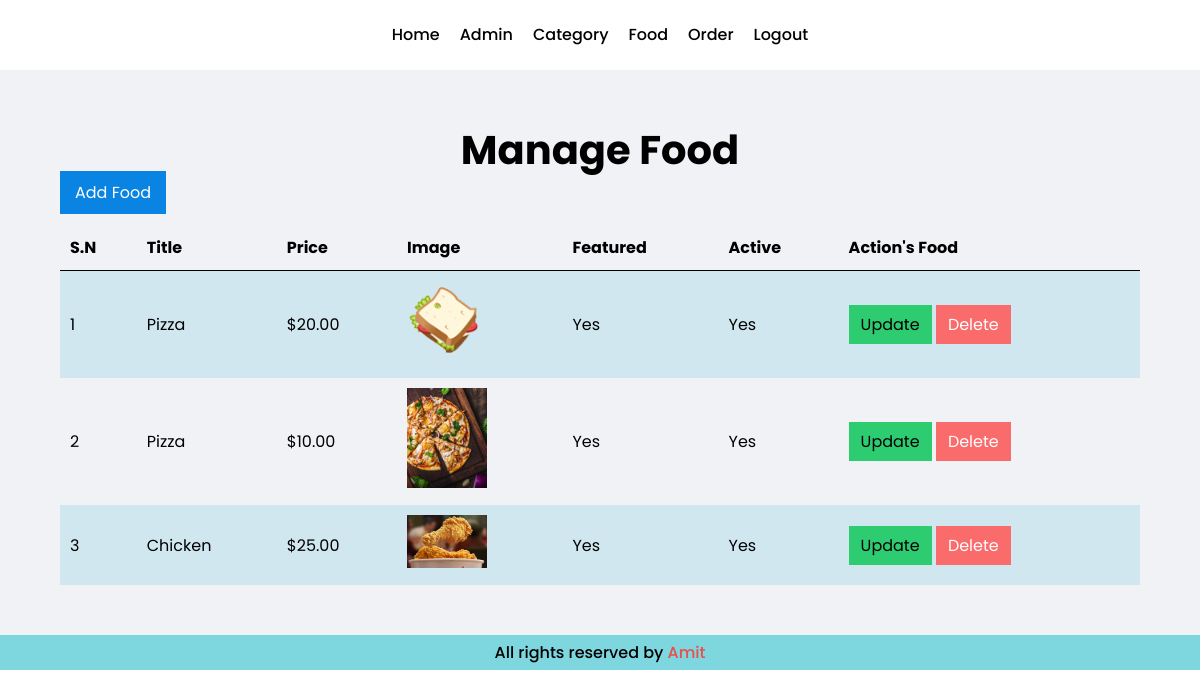
Screenshot of /admin/manage-food.php (signed in) with the database file from the repository.
### tables this page shows
CREATE TABLE `tbl_food` (
  `id` int(11) NOT NULL,
  `title` varchar(100) NOT NULL,
  `description` text NOT NULL,
  `price` decimal(10,2) NOT NULL,
  `image_name` varchar(255) NOT NULL,
  `category_id` int(10) UNSIGNED NOT NULL,
  `featured` varchar(10) NOT NULL,
  `active` varchar(10) NOT NULL
);

### admin/manage-food.php (the view, shortened to what this page needs)
<?php include_once('partials/header.php'); ?>
  <section class="main-content">
    <div class="container">
      <h1 class="text-center">Manage Food</h1>
      <a class="btn-primary" href="<?php echo SITEURL; ?>/admin/add-food.php">Add Food</a>
      <table class="tbl">
        <tr>
          <th>S.N</th>
          <th>Title</th>
          <th>Price</th>
          <th>Image</th>
          <th>Featured</th>
          <th>Active</th>
          <th>Action's Food</th>
        </tr>
        <?php
          $sql = mysqli_query($connection, "SELECT * FROM tbl_food");
          $sn = 1;
          while($rows = mysqli_fetch_assoc($sql)) :
            $id = $rows['id'];
            $title = $rows['title'];
            $price = $rows['price'];
            $image_name = $rows['image_name'];
            $featured = $rows['featured'];
            $active = $rows['active'];
          ?>
          <tr>
            <td><?php echo $sn++; ?></td>
            <td><?php echo $title; ?></td>
            <td><?php echo '$'.$price; ?></td>
            <td class="img-fit"><?php
              if($image_name != ""){
                ?>
                <img src="<?php echo SITEURL ?>/img/food/<?php echo $image_name; ?>" alt="">
                <?php
              }else{
                echo "Image Not Added Yet";
              }
            ?></td>
            <td><?php echo $featured ?></td>
            <td><?php echo $active; ?></td>
            <td>
              <a class="btn-success" href="<?php echo SITEURL; ?>/admin/update-food.php?id=<?php echo $id; ?>">Update</a>
              <a class="btn-danger" href="<?php echo SITEURL; ?>/admin/delete-food.php?id=<?php echo $id; ?> & image_name=<?php echo $image_name; ?>">Delete</a>
            </td>
          </tr>
          <?php endwhile; ?>
      </table>
    </div>
  </section>
  <?php include_once('partials/footer.php'); ?>

### css/admin.css (style rules this page uses)
* { margin: 0; padding: 0; font-family: 'Poppins', sans-serif; box-sizing: border-box; }
.container { max-width: 90%; margin: 0 auto; }
.text-center { text-align: center; }
.main-content { padding: 50px 0; background-color: #f1f2f6; }
.main-content h1 { font-size: 40px; }
.btn-primary { padding: 10px 15px; text-decoration: none; font-size: 16px; background-color: #0984e3; color: #ffffff; }
.btn-success { padding: 8px 12px; text-decoration: none; font-size: 16px; background-color: #2ecc71; color: #000000; }
.btn-danger { padding: 8px 12px; text-decoration: none; font-size: 16px; background-color: #fa6b6b; color: #ffffff; }
.tbl { border-collapse: collapse; width: 100%; margin-top: 20px; }
.tbl tr { margin-top: 20px; }
.tbl tr th { padding: 10px; text-align: left; border-bottom: 1px solid #000000; }
.tbl tr td { padding: 10px; text-align: left; }
.tbl tr:nth-child(even) { background-color: #82ccdd4a; }
.tbl .img-fit img { width: 80px; height: auto; object-fit: cover; }

### rows the page displays
tbl_food: title "Pizza", price "20.00", image_name (picture), featured "Yes", active "Yes"
tbl_food: title "Pizza", price "10.00", image_name (picture), featured "Yes", active "Yes"
tbl_food: title "Chicken", price "25.00", image_name (picture), featured "Yes", active "Yes"
